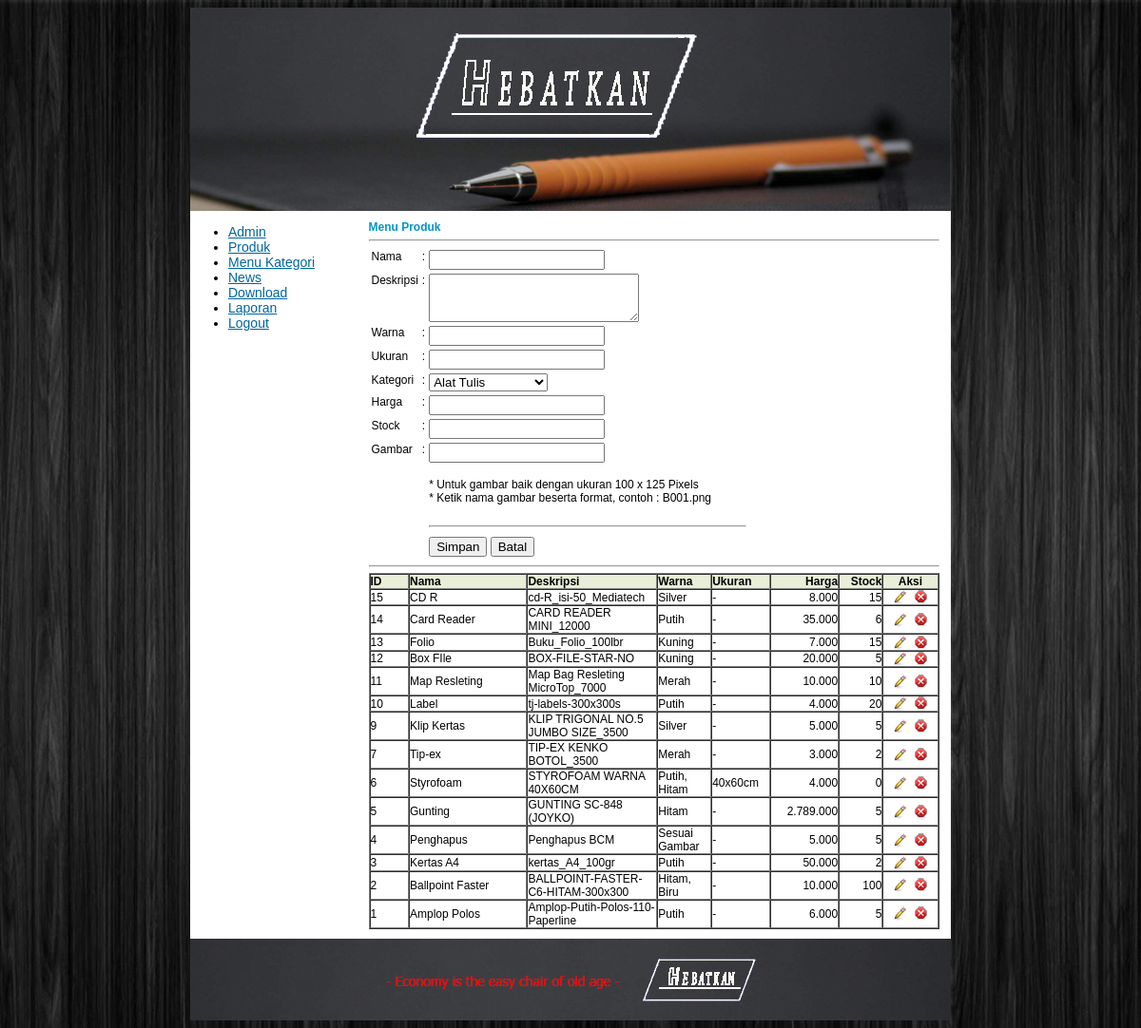
Page /Admin/produk.php (signed in) on the committed database.
### tables this page shows
CREATE TABLE `barangtbl` (
  `id` int(11) NOT NULL,
  `nama` varchar(35) NOT NULL,
  `deskripsi` text NOT NULL,
  `warna` varchar(25) NOT NULL,
  `ukuran` varchar(15) NOT NULL,
  `kategori` varchar(25) NOT NULL,
  `harga` int(11) NOT NULL,
  `stock` int(11) NOT NULL,
  `gambar` varchar(50) NOT NULL
);

### Admin/produk_data.php (the view, shortened to what this page needs)
<table width="600" border="1" cellpadding="0" cellspacing="0" bgcolor="#E8EED7">
  <tr>
    <th width="5%" align="left" scope="col" >ID</th>
    <th width="15%" align="left" scope="col">Nama</th>
    <th width="15%" align="left" scope="col">Deskripsi</th>
    <th width="5%" align="left" scope="col">Warna</th>
    <th width="5%" align="left" scope="col">Ukuran</th>
    <th width="7%" align="right" scope="col">Harga</th>
    <th width="5%" align="right" scope="col">Stock</th>
    <th width="7%" align="center" scope="col">Aksi</th>
</tr>
<?php
$query = "select * from barangtbl order by id desc";
$hasil = mysqli_query($GLOBALS["___mysqli_ston"], $query);
while ($data = mysqli_fetch_array($hasil))
{
echo "<tr>
<td align=\"left\" width=\"5%\" bgcolor=\"#FFFFFF\">".$data['id']."</td>
<td align=\"left\" width=\"10%\" bgcolor=\"#FFFFFF\">".$data['nama']."</td>
<td align=\"left\" width=\"10%\" bgcolor=\"#FFFFFF\">".$data['deskripsi']."</td>
<td align=\"left\" width=\"5%\" bgcolor=\"#FFFFFF\">".$data['warna']."</td>
<td align=\"left\" width=\"5%\" bgcolor=\"#FFFFFF\">".$data['ukuran']."</td>
<td align=\"left\" width=\"0%\" bgcolor=\"#FFFFFF\" hidden=\"true\">".$data['kategori']."</td>
<td align=\"right\" width=\"7%\" bgcolor=\"#FFFFFF\">".number_format($data['harga'], 0, ',','.')."</td>
<td align=\"right\" width=\"5%\" bgcolor=\"#FFFFFF\">".$data['stock']."</td>
<td align=\"left\" width=\"0%\" bgcolor=\"#FFFFFF\" hidden=\"true\">".$data['gambar']."</td>
<td align=\"center\" width=\"7%\" bgcolor=\"#FFFFFF\"><a href=\"produk_ubah.php?id=$data[id]\"><img width=\"15\" src=\"../Gambar/Ubah.png\" height=\"15\" border=\"0\" valign=\"middle\"></a>&nbsp;&nbsp;<a href=\"produk_hapus.php?id=$data[id]\"><img width=\"15\" src=\"../Gambar/Hapus.png\" height=\"15\" border=\"0\" valign=\"middle\"></a></td>
</tr>";
}
?>
</table>

### Admin/produk.php (style rules this page uses)
body { background-image: url(../Gambar/wall.jpg); }
a:link { color: #006699; }

### rows in the picture
barangtbl: id "15", nama "CD R", deskripsi "cd-R_isi-50_Mediatech", warna "Silver", ukuran "-", harga "8.000", stock "15"
barangtbl: id "14", nama "Card Reader", deskripsi "CARD READER MINI_12000", warna "Putih", ukuran "-", harga "35.000", stock "6"
barangtbl: id "13", nama "Folio", deskripsi "Buku_Folio_100lbr", warna "Kuning", ukuran "-", harga "7.000", stock "15"
barangtbl: id "12", nama "Box FIle", deskripsi "BOX-FILE-STAR-NO", warna "Kuning", ukuran "-", harga "20.000", stock "5"
barangtbl: id "11", nama "Map Resleting", deskripsi "Map Bag Resleting MicroTop_7000", warna "Merah", ukuran "-", harga "10.000", stock "10"
barangtbl: id "10", nama "Label", deskripsi "tj-labels-300x300s", warna "Putih", ukuran "-", harga "4.000", stock "20"
barangtbl: id "9", nama "Klip Kertas", deskripsi "KLIP TRIGONAL NO.5 JUMBO SIZE_3500", warna "Silver", ukuran "-", harga "5.000", stock "5"
barangtbl: id "7", nama "Tip-ex", deskripsi "TIP-EX KENKO BOTOL_3500", warna "Merah", ukuran "-", harga "3.000", stock "2"
barangtbl: id "6", nama "Styrofoam", deskripsi "STYROFOAM WARNA 40X60CM", warna "Putih, Hitam", ukuran "40x60cm", harga "4.000", stock "0"
barangtbl: id "5", nama "Gunting", deskripsi "GUNTING SC-848 (JOYKO)", warna "Hitam", ukuran "-", harga "2.789.000", stock "5"
barangtbl: id "4", nama "Penghapus", deskripsi "Penghapus BCM", warna "Sesuai Gambar", ukuran "-", harga "5.000", stock "5"
barangtbl: id "3", nama "Kertas A4", deskripsi "kertas_A4_100gr", warna "Putih", ukuran "-", harga "50.000", stock "2"
barangtbl: id "2", nama "Ballpoint Faster", deskripsi "BALLPOINT-FASTER-C6-HITAM-300x300", warna "Hitam, Biru", ukuran "-", harga "10.000", stock "100"
barangtbl: id "1", nama "Amplop Polos", deskripsi "Amplop-Putih-Polos-110-Paperline", warna "Putih", ukuran "-", harga "6.000", stock "5"

### other values in the picture
form field ktglist "Alat Tulis"
